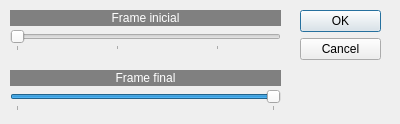
<?xml version="1.0" encoding="UTF-8"?>
<ui version="4.0">
 <class>minMaxVideo</class>
 <widget class="QDialog" name="minMaxVideo">
  <property name="geometry">
   <rect>
    <x>0</x>
    <y>0</y>
    <width>400</width>
    <height>124</height>
   </rect>
  </property>
  <property name="windowTitle">
   <string>Dialog</string>
  </property>
  <widget class="QSlider" name="horizontalSlider">
   <property name="geometry">
    <rect>
     <x>10</x>
     <y>30</y>
     <width>271</width>
     <height>21</height>
    </rect>
   </property>
   <property name="minimum">
    <number>0</number>
   </property>
   <property name="maximum">
    <number>256</number>
   </property>
   <property name="pageStep">
    <number>10</number>
   </property>
   <property name="orientation">
    <enum>Qt::Horizontal</enum>
   </property>
   <property name="tickPosition">
    <enum>QSlider::TicksBelow</enum>
   </property>
   <property name="tickInterval">
    <number>100</number>
   </property>
  </widget>
  <widget class="QLabel" name="label_2">
   <property name="geometry">
    <rect>
     <x>10</x>
     <y>70</y>
     <width>271</width>
     <height>16</height>
    </rect>
   </property>
   <property name="styleSheet">
    <string notr="true">background-color: rgb(128, 128, 128);
color: rgb(255, 255, 255);</string>
   </property>
   <property name="text">
    <string>Frame final</string>
   </property>
   <property name="alignment">
    <set>Qt::AlignCenter</set>
   </property>
  </widget>
  <widget class="QDialogButtonBox" name="buttonBox_2">
   <property name="geometry">
    <rect>
     <x>300</x>
     <y>10</y>
     <width>81</width>
     <height>51</height>
    </rect>
   </property>
   <property name="orientation">
    <enum>Qt::Vertical</enum>
   </property>
   <property name="standardButtons">
    <set>QDialogButtonBox::Cancel|QDialogButtonBox::Ok</set>
   </property>
  </widget>
  <widget class="QLabel" name="label">
   <property name="geometry">
    <rect>
     <x>10</x>
     <y>10</y>
     <width>271</width>
     <height>16</height>
    </rect>
   </property>
   <property name="styleSheet">
    <string notr="true">background-color: rgb(128, 128, 128);
color: rgb(255, 255, 255);</string>
   </property>
   <property name="text">
    <string>Frame inicial</string>
   </property>
   <property name="alignment">
    <set>Qt::AlignCenter</set>
   </property>
  </widget>
  <widget class="QSlider" name="horizontalSlider_2">
   <property name="geometry">
    <rect>
     <x>10</x>
     <y>90</y>
     <width>271</width>
     <height>21</height>
    </rect>
   </property>
   <property name="minimum">
    <number>1</number>
   </property>
   <property name="maximum">
    <number>100</number>
   </property>
   <property name="pageStep">
    <number>10</number>
   </property>
   <property name="value">
    <number>100</number>
   </property>
   <property name="orientation">
    <enum>Qt::Horizontal</enum>
   </property>
   <property name="tickPosition">
    <enum>QSlider::TicksBelow</enum>
   </property>
   <property name="tickInterval">
    <number>100</number>
   </property>
  </widget>
 </widget>
 <resources/>
 <connections/>
</ui>
